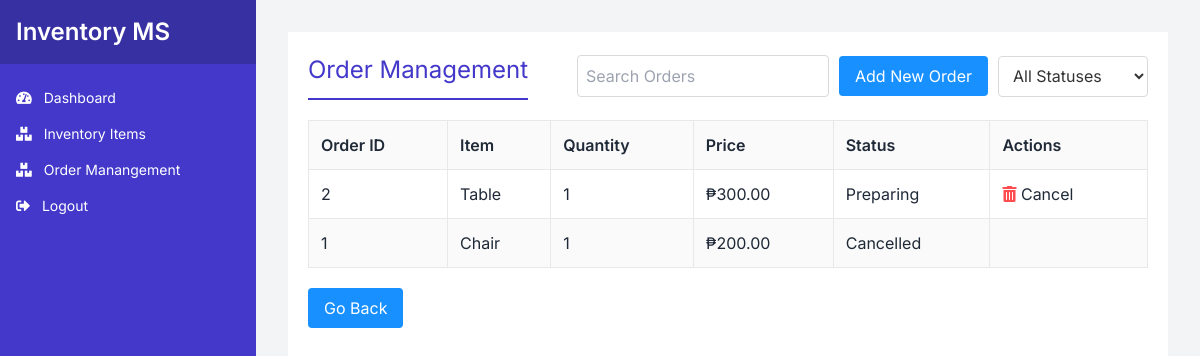
/inventory/orders/, run on the app's committed database.
### inventory/models.py (models this page shows, shortened)
class Order(models.Model):
    STATUS_CHOICES = [
        ('Preparing', 'Preparing'),
        ('Cancelled', 'Cancelled'),
        ('Completed', 'Completed')
    ]
    item = models.ForeignKey(Item, on_delete=models.CASCADE)
    quantity = models.IntegerField()
    price = models.DecimalField(max_digits=10, decimal_places=2)
    status = models.CharField(max_length=20, choices=STATUS_CHOICES, default='Preparing')
    created_at = models.DateTimeField(default=timezone.now)  # Correctly set default
    class Meta:
        ordering = ['-created_at']

class Item(models.Model):
    name = models.CharField(max_length=200)
    supplier = models.CharField(max_length=200)

### inventory/views.py (the view)
# urls.py: path('orders/', views.order_management, name='order_management'),
def order_management(request):
    orders = Order.objects.all().select_related('item')
    return render(request, 'order_management.html', {
        'orders': orders
    })

### inventory/templates/order_management.html (shortened to what this page needs)
{% extends 'inventory/dashboard.html' %}
{% load static %}
{% block content %}
<link rel="stylesheet" href="{% static 'css/inventory_items.css' %}">
<div class="container">
    <main class="main-content">
        <div class="content-header">
            <h1>Order Management</h1>
            <div class="search-add">
                <input type="text" id="searchInput" placeholder="Search Orders" onkeyup="searchOrders()">
                <button class="add-product" onclick="openAddOrderModal()">Add New Order</button>
                <div class="filter-container">
                    <select id="statusFilter" onchange="filterOrders()" class="status-dropdown">
                        <option value="">All Statuses</option>
                    </select>
                </div>
            </div>
        </div>
        <table class="inventory-table">
            <thead>
                <tr>
                    <th>Order ID</th>
                    <th>Item</th>
                    <th>Quantity</th>
                    <th>Price</th>
                    <th>Status</th>
                    <th>Actions</th>
                </tr>
            </thead>
            <tbody id="orderTableBody">
                {% for order in orders %}
                <tr class="orderRow">
                    <td>{{ order.id }}</td>
                    <td>{{ order.item.name }}</td>
                    <td>{{ order.quantity }}</td>
                    <td>₱{{ order.price|floatformat:2 }}</td>
                    <td>{{ order.status }}</td>
                    <td>
                        {% if order.status == 'Preparing' %}
                        <button class="delete" onclick="cancelOrder('{{ order.id }}')"><i class="fas fa-trash-alt"></i> Cancel</button>
                        {% endif %}
                    </td>
                </tr>
                {% empty %}
                <tr>
                    <td colspan="6">No orders found.</td>
                </tr>
                {% endfor %}
            </tbody>
        </table>
        <button class="go-back" onclick="history.back()">Go Back</button>
    </main>
</div>
{% endblock %}

### inventory/static/css/dashboard.css (style rules this page uses)
:root { --primary-color: #4338ca; --primary-light: #6366f1; --secondary-color: #10b981; --text-color: #1f2937; --bg-color: #f3f4f6; --card-bg: #ffffff; }
body { font-family: 'Inter', sans-serif; background-color: var(--bg-color) !important; color: var(--text-color) !important; margin: 0; padding: 0; }
.container { display: flex; min-height: 100vh; }
.main-content { flex-grow: 1; padding: 30px; }
h1 { font-size: 28px; color: var(--primary-color); margin-bottom: 20px; border-bottom: 2px solid var(--primary-color); padding-bottom: 10px; }

### inventory/static/css/inventory_items.css (style rules this page uses)
body, html { margin: 0; padding: 0; font-family: 'Inter', sans-serif; background-color: #f0f2f5; }
.container { display: flex; height: 100vh; }
.main-content { flex-grow: 1; padding: 20px; background-color: #fff; }
.content-header { display: flex; justify-content: space-between; align-items: center; margin-bottom: 20px; }
.content-header h1 { font-size: 24px; margin: 0; }
.search-add { display: flex; align-items: center; }
.search-add input { padding: 8px; border: 1px solid #d9d9d9; border-radius: 4px; margin-right: 10px; }
.add-product { background-color: #1890ff; color: white; border: none; padding: 8px 16px; border-radius: 4px; cursor: pointer; }
.inventory-table { width: 100%; border-collapse: collapse; margin-bottom: 20px; }
.inventory-table th, .inventory-table td { border: 1px solid #e8e8e8; padding: 12px; text-align: left; }
.inventory-table th { background-color: #fafafa; font-weight: 600; }
.inventory-table tr:nth-child(even) { background-color: #fafafa; }
.edit, .delete { background: none; border: none; cursor: pointer; margin-right: 5px; }
.delete i { color: #ff4d4f; }
.go-back { background-color: #1890ff; color: white; border: none; padding: 8px 16px; border-radius: 4px; cursor: pointer; }

### inventory/templates/order_management.html (style rules this page uses)
.filter-container { position: relative; display: inline-block; margin-left: 10px; }
.status-dropdown { padding: 10px; border: 1px solid #d9d9d9; border-radius: 4px; width: 150px; height: 41px; font-size: 16px; color: #333; background-color: #fff; cursor: pointer; }
.status-dropdown option { padding: 10px; border: none; border-radius: 4px; font-size: 16px; color: #333; background-color: #fff; }

### data on the page
Order: id "2", item.name "Table", quantity "1", price "300.00", status "Preparing"
Order: id "1", item.name "Chair", quantity "1", price "200.00", status "Cancelled"
